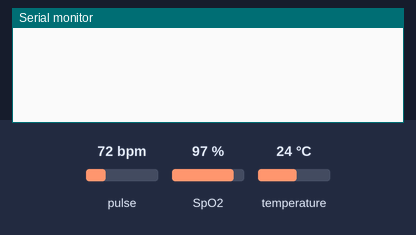
Bench run of a sketch on a simulated Arduino Uno, built with avr-gcc and run on an emulated ATmega328P. Parts: the last lines printed to the serial monitor. Inputs (shaded band) come from the test bench; at power-on: pulse 72 bpm, SpO2 97 %, temperature 24 °C.

Above: at 1.2 s.
1.3 s: pulse set to 42 bpm
At 4.3 s:
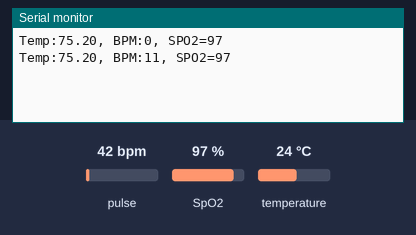
4.6 s: pulse set to 158 bpm
At 4.91 s:
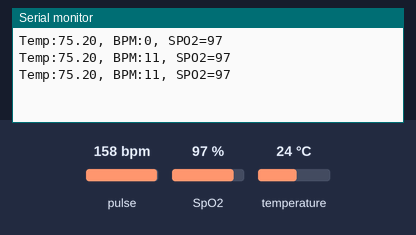
8.5 s: SpO2 set to 80 %
At 8.75 s:
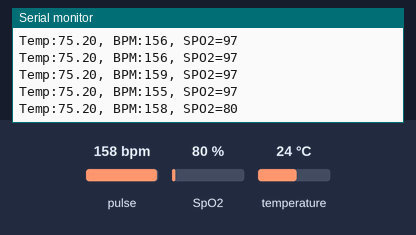
10.0 s: temperature set to 12 °C
At 10.28 s:
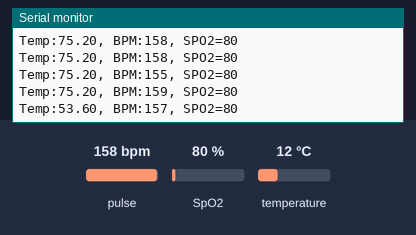
11.5 s: pulse set to 130 bpm
At 11.97 s:
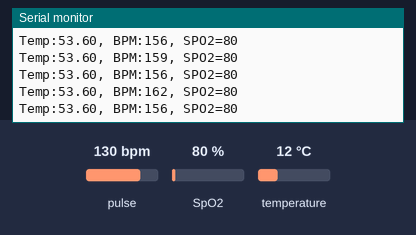
Timing chart, 0 to 14.5 s (numbered marks = the images above; inputs shaded):
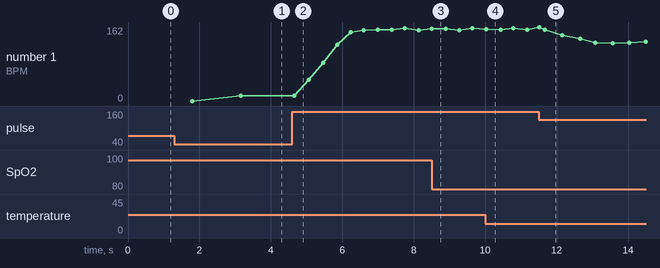

The sketch:

Heart_monitor.ino
```cpp
#include <Wire.h>
#include "MAX30105.h"
#include <stdio.h>
#include <cstdint>
#include "spo2_algorithm.h"
//blood oxygen level was too hard and annoying

MAX30105 particleSensor;
double lastBeat;
const byte RATE_SIZE = 4;
byte rates[RATE_SIZE];
byte rateSpot;
int beatAvg;
long counter = 0;
long IRAvg = 0;
long start;
bool heartBeat = false;
int32_t spo2;
int32_t heartRate;
int8_t validHeartRate;
int8_t validSPO2;

class EmaFilter { //this is an exponential filter kind of thing. Alpha sets the cutoff frequency
  public:
      EmaFilter(double alpha) : m_alpha(alpha), m_lastOutput(0.0) {}

      double Run(double input)
      {
          m_lastOutput = m_alpha * input + (1 - m_alpha) * m_lastOutput;
          return m_lastOutput;
      }
  private:
      double m_alpha;
      double m_lastOutput;
};

EmaFilter emaFilter(0.1125);

void setup() {
  Serial.begin(9600);
  while (!Serial) {
    ;
  }

  // Initialize sensor
  if (particleSensor.begin() == false) {
    Serial.println("MAX30102 was not found. Please check wiring/power.");
    while (1)
      ;
  }
  particleSensor.begin(Wire, I2C_SPEED_FAST);
  particleSensor.setup(0x1F, RATE_SIZE, 2, 400, 411, 4096);

}

void loop() {
  uint32_t redBuffer[100];
  uint32_t irBuffer[100];
  long IR = particleSensor.getIR();
  if (IR > 10000) {
    int bufferLength = 100; //buffer length of 100 stores 4 seconds of samples running at 25sps
    for (byte i = 0 ; i < bufferLength ; i++)
      {
        counter++;
        long Red = particleSensor.getRed();
        IR = particleSensor.getIR();
        long steady = emaFilter.Run(IR);
      while (particleSensor.available() == false) //do we have new data?
        particleSensor.check(); //Check the sensor for new data
      redBuffer[i] = particleSensor.getRed();
      irBuffer[i] = particleSensor.getIR();
      particleSensor.nextSample(); //We're finished with this sample so move to next sample
      if (IR - steady < -20 && !heartBeat) {
        heartBeat = true;
        double error = millis() - lastBeat;
        lastBeat = millis();

        long BPM = 60.0 / (error / 1000.0);
        if (BPM > 40) {
          rates[rateSpot++] = (byte)BPM;
          rateSpot %= RATE_SIZE;
          beatAvg = 0;
          for (byte x = 0; x < RATE_SIZE; x++) beatAvg += rates[x];
          beatAvg /= RATE_SIZE;
        }

        double temp = particleSensor.readTemperatureF();
        Serial.print("Temp:");
        Serial.print(temp);
        Serial.print(", BPM:");
        Serial.print(beatAvg);

        maxim_heart_rate_and_oxygen_saturation(irBuffer, bufferLength, redBuffer, &spo2, &validSPO2, &heartRate, &validHeartRate);
        Serial.print(F(", SPO2="));
        Serial.println(spo2, DEC);
      }
      else if (IR - steady > 20 && heartBeat) heartBeat = false;
    }
  }
}
//https://github.com/sparkfun/SparkFun_MAX3010x_Sensor_Library/tree/master good luck if you wanna do this too. 5 and a half hours
```

Measured:
- after the input at 1.3 s, the serial monitor: prints a new line after 1.9 s (image 1)
- after the input at 8.5 s, the serial monitor: prints a new line at once (image 3)
- after the input at 10.0 s, the serial monitor: prints a new line at once (image 4)
- after the input at 11.5 s, the serial monitor: prints a new line at once (image 5)
- plotted number 1: 11 → 155 after the input at 4.6 s, 156 → 129 after the input at 11.5 s
